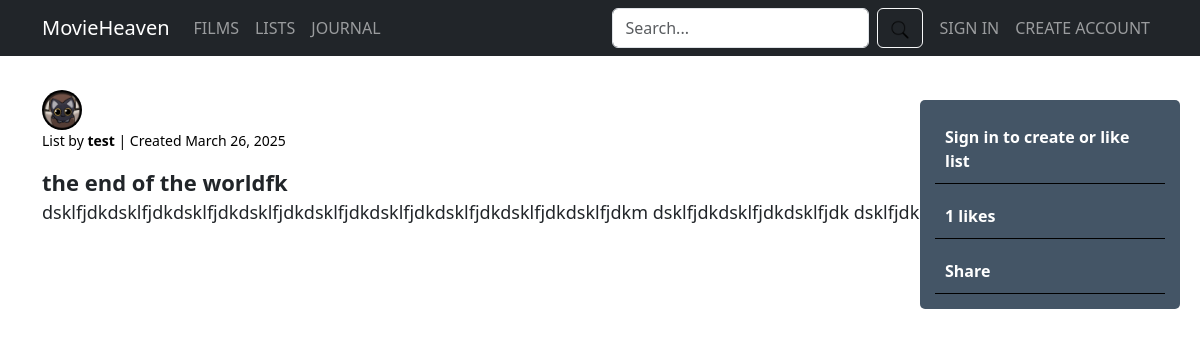
Page /test/list/the-end-of-the-worldfk on the committed database.
### movie/models.py (models this page shows, shortened)
class MovieFolder(models.Model):
    user= models.ForeignKey(User, on_delete=models.SET_NULL, null=True, blank=True, related_name='folders')
    movie= models.ManyToManyField(Movie, related_name='folders',blank=True )
    title= models.CharField(max_length=80)
    description= models.TextField(blank=True, null=True)
    image= models.ImageField(default='default_folder.png',upload_to='folder_image')
    created_at= models.DateField(auto_now_add=True)
    slug= models.SlugField(blank=True, null=True)
    @property
    def like_count(self):
        return self.likes.count()

### users/models.py (models this page shows, shortened)
class Profile(models.Model):
    user = models.OneToOneField(User, on_delete=models.CASCADE)
    image = models.ImageField(default='default.jpeg', upload_to="upload_images")
    bio = models.CharField(max_length=200, blank=True)

### movie/views.py (the view)
# urls.py: path('<str:user>/list/<slug:slug>',FolderDetailView.as_view(),name='folder-detail'),
class FolderDetailView(DetailView):
    model=MovieFolder
    context_object_name='folder'

### movie/templates/movie/moviefolder_detail.html (shortened to what this page needs)
{% extends 'movie/base.html' %}
{% load static %}
{% block content %}
<div class="container">
    <div class="about-the-list">
        <img src="{{ folder.user.profile.image.url }}" alt="User Profile">
        <p class="creator-info">List by <strong>{{ folder.user.username }}</strong> | Created {{ folder.created_at }}</p>
    </div>
    <div class="x">
        <span class="title">{{folder.title}}</span>
    </div>
    <p class="description">{{folder.description}}</p>
    <div class="movie-list">
    </div>
    <div class="sidebar">
        <div><strong>
            {% if request.user.is_authenticated %}
                <a href="{% url 'folder-create' %}">Create list</a>
            {% else %}
                Sign in to create or like list
            {% endif %}
        </strong></div>
        {% if request.user.is_authenticated %}
            <div><strong><a href="{% url 'like' folder.id %}"> {{folder.like_count}} likes</strong></div>
        {% else %}
            <div><strong> {{folder.like_count}} likes</strong></div>
        {% endif %}
        <div><strong>Share</strong></div>
    </div>
</div>
{% endblock content %}

### movie/templates/movie/base.html (style rules this page uses)
body { font-family: 'Roboto', sans-serif; }

### movie/templates/movie/moviefolder_detail.html (style rules this page uses)
.movie-list { display: flex; flex-wrap: wrap; gap: 10px; padding-bottom: 40px; }
.sidebar { display: flex; flex-direction: column; gap: 10px; background-color: rgb(68, 85, 102); position: absolute; right: 20px; top: 100px; width: 260px; color:white; padding: 15px; border-radius: 5px; font-size: 16px; }
.sidebar div { padding: 10px; border-bottom: 1px solid black; }
.creator-info { font-size: 14px; color: black; margin-bottom: 15px; }
.description { width: 1110px; font-size: 18px; line-height: 1.5; }
.about-the-list img { height: 40px; width: 40px; border-radius: 20px; object-fit: cover; }
.about-the-list { display: block; }
.x { display: flex; gap:20px; align-items: center; }
.title { font-size: 22px; font-weight: bold; overflow-wrap: break-word ; }

### rows in the picture
MovieFolder: user.profile.image (picture), user.username "test", created_at "March 26, 2025", title "the end of the worldfk", description "dsklfjdkdsklfjdkdsklfjdkdsklfjdkdsklfjdkdsklfjdkdsklfjdkdsklfjdkdsklfjdkm dsklfjdkdsklfjdkdsklfjdk dsklfjdkdsklfjdk dsklfjdkdsklfjdk", like_count "1"
